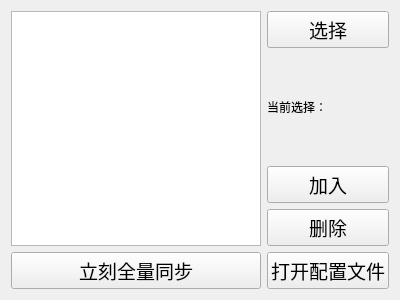
<?xml version="1.0" encoding="UTF-8"?>
<ui version="4.0">
 <class>SettingForm</class>
 <widget class="QWidget" name="SettingForm">
  <property name="geometry">
   <rect>
    <x>0</x>
    <y>0</y>
    <width>400</width>
    <height>300</height>
   </rect>
  </property>
  <property name="font">
   <font>
    <family>微软雅黑</family>
    <pointsize>14</pointsize>
   </font>
  </property>
  <property name="windowTitle">
   <string>设置</string>
  </property>
  <layout class="QGridLayout" name="gridLayout">
   <item row="0" column="0" rowspan="4">
    <widget class="QListView" name="listView"/>
   </item>
   <item row="0" column="1">
    <widget class="QPushButton" name="shooseFilePathButton">
     <property name="text">
      <string>选择</string>
     </property>
    </widget>
   </item>
   <item row="1" column="1">
    <widget class="QLabel" name="nowFilePathLabel">
     <property name="font">
      <font>
       <family>微软雅黑</family>
       <pointsize>9</pointsize>
      </font>
     </property>
     <property name="text">
      <string>当前选择：</string>
     </property>
    </widget>
   </item>
   <item row="2" column="1">
    <widget class="QPushButton" name="addFilePathButton">
     <property name="text">
      <string>加入</string>
     </property>
    </widget>
   </item>
   <item row="3" column="1">
    <widget class="QPushButton" name="delFilePathButton">
     <property name="text">
      <string>删除</string>
     </property>
    </widget>
   </item>
   <item row="4" column="0">
    <widget class="QPushButton" name="syncAllFileButton">
     <property name="text">
      <string>立刻全量同步</string>
     </property>
    </widget>
   </item>
   <item row="4" column="1">
    <widget class="QPushButton" name="openConfigButton">
     <property name="text">
      <string>打开配置文件</string>
     </property>
    </widget>
   </item>
  </layout>
 </widget>
 <resources/>
 <connections/>
</ui>
